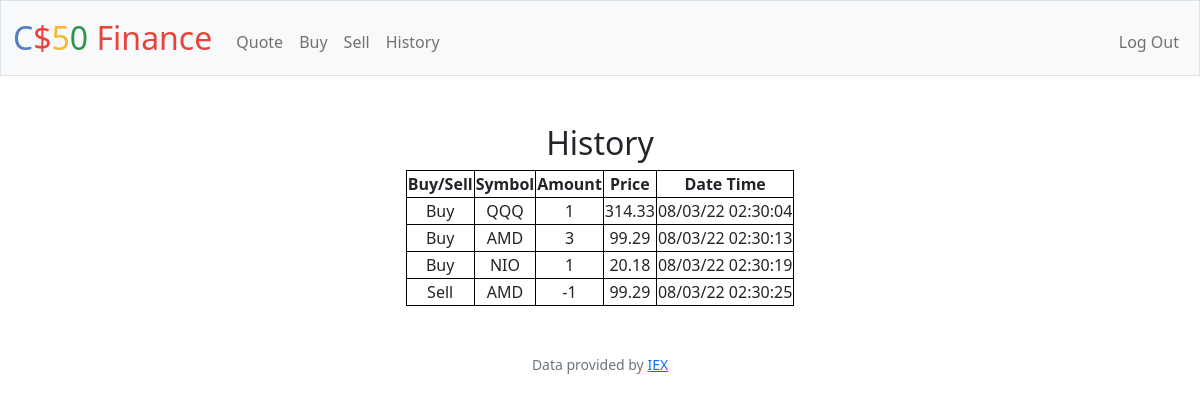
The app's page /history (signed in), older data.
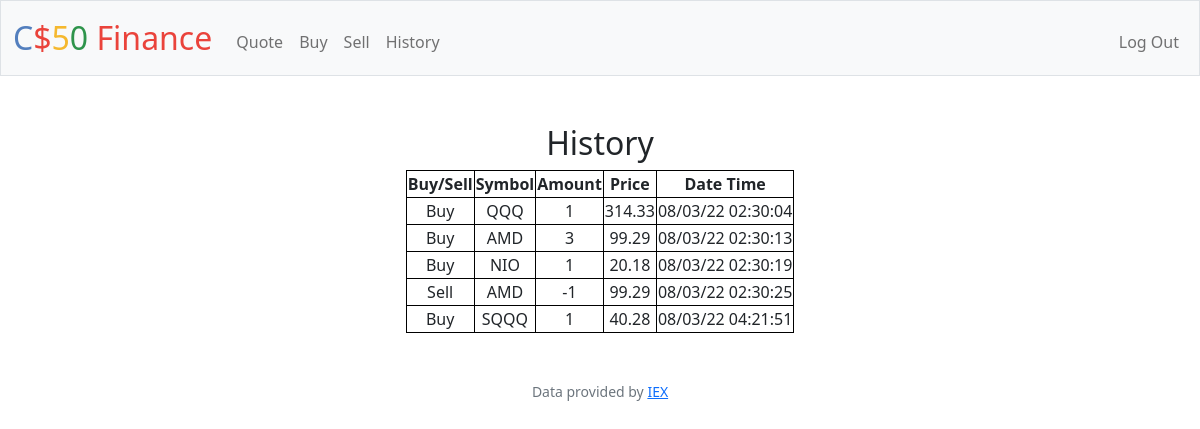
The same page, newer data.
### tables this page shows
CREATE TABLE 'history' ('id' INTEGER PRIMARY KEY AUTOINCREMENT NOT NULL, 'user_id' INTEGER NOT NULL, 'symbol' TEXT NOT NULL, 'amount' INTEGER NOT NULL,'date' DATETIME NOT NULL, 'price'  INTEGER NOT NULL  );

### app.py (the view)
@app.route("/history", methods=["GET"])
@login_required
def history():
    row = db.execute("select symbol, amount, price, date from history where user_id = ?", session["user_id"])
    return render_template("history.html", history=row)

### app.py (called while the page is built)
@app.after_request
def after_request(response):
    response.headers["Cache-Control"] = "no-cache, no-store, must-revalidate"
    response.headers["Expires"] = 0
    response.headers["Pragma"] = "no-cache"
    return response

### helpers.py (called while the page is built)
def login_required(f):
    @wraps(f)
    def decorated_function(*args, **kwargs):
        if session.get("user_id") is None:
            return redirect("/login")
        return f(*args, **kwargs)
    return decorated_function

### templates/history.html
{% extends "layout.html" %}
{% block main %}
    <div class="container">
        <div class="section">
            <h2>History</h2>
            <table style="margin-left: auto; margin-right: auto;">
                <thead>
                    <tr>
                        <th>Buy/Sell</th>
                        <th>Symbol</th>
                        <th>Amount</th>
                        <th>Price</th>
                        <th>Date Time</th>
                    </tr>
                </thead>
                <tbody>
                    {% for a in history %}
                    <tr>
                        {% if a.amount < 0 %}
                        <td>Sell</td>
                        {% elif a.amount > 0 %}
                        <td>Buy</td>
                        {% endif %}
                        <td>{{ a.symbol }}</td>
                        <td>{{ a.amount }}</td>
                        <td>{{ a.price }}</td>
                        <td>{{ a.date }}</td>
                    </tr>
                    {% endfor %}
                </tbody>
            </table>
        </div>
    </div>
{% endblock %}

### templates/layout.html (shortened to what this page needs)
<!DOCTYPE html>
<html lang="en">
    <head>
        <link href="https://cdn.jsdelivr.net/npm/bootstrap@5.1.3/dist/css/bootstrap.min.css" rel="stylesheet">
        <link href="/static/styles.css" rel="stylesheet">
    </head>
    <body>
        <nav class="bg-light border navbar navbar-expand-md navbar-light">
            <div class="container-fluid">
                <a class="navbar-brand" href="/"><span class="blue">C</span><span class="red">$</span><span class="yellow">5</span><span class="green">0</span> <span class="red">Finance</span></a>
                <div class="collapse navbar-collapse" id="navbar">
                    {% if session["user_id"] %}
                        <ul class="navbar-nav me-auto mt-2">
                            <li class="nav-item"><a class="nav-link" href="/quote">Quote</a></li>
                            <li class="nav-item"><a class="nav-link" href="/buy">Buy</a></li>
                            <li class="nav-item"><a class="nav-link" href="/sell">Sell</a></li>
                            <li class="nav-item"><a class="nav-link" href="/history">History</a></li>
                        </ul>
                        <ul class="navbar-nav ms-auto mt-2">
                            <li class="nav-item"><a class="nav-link" href="/logout">Log Out</a></li>
                        </ul>
                    {% else %}
                        <ul class="navbar-nav ms-auto mt-2">
                            <li class="nav-item"><a class="nav-link" href="/register">Register</a></li>
                            <li class="nav-item"><a class="nav-link" href="/login">Log In</a></li>
                        </ul>
                    {% endif %}
                </div>
            </div>
        </nav>
        <main class="container-fluid py-5 text-center">
            {% block main %}{% endblock %}
        </main>
        <footer class="mb-5 small text-center text-muted">
            Data provided by <a href="https://iexcloud.io/">IEX</a>
        </footer>
    </body>
</html>

### static/styles.css (style rules this page uses)
nav .navbar-brand { font-size: xx-large; }
nav .navbar-brand .blue { color: #537fbe; }
nav .navbar-brand .red { color: #ea433b; }
nav .navbar-brand .yellow { color: #f5b82e; }
nav .navbar-brand .green { color: #2e944b; }
table, th, td { padding: 1px; border: 1px solid black; }

Row changes from the older to the newer data that the page shows:
added history: shows "Buy", symbol "SQQQ", amount "1", price "40.28", date "08/03/22 04:21:51"
